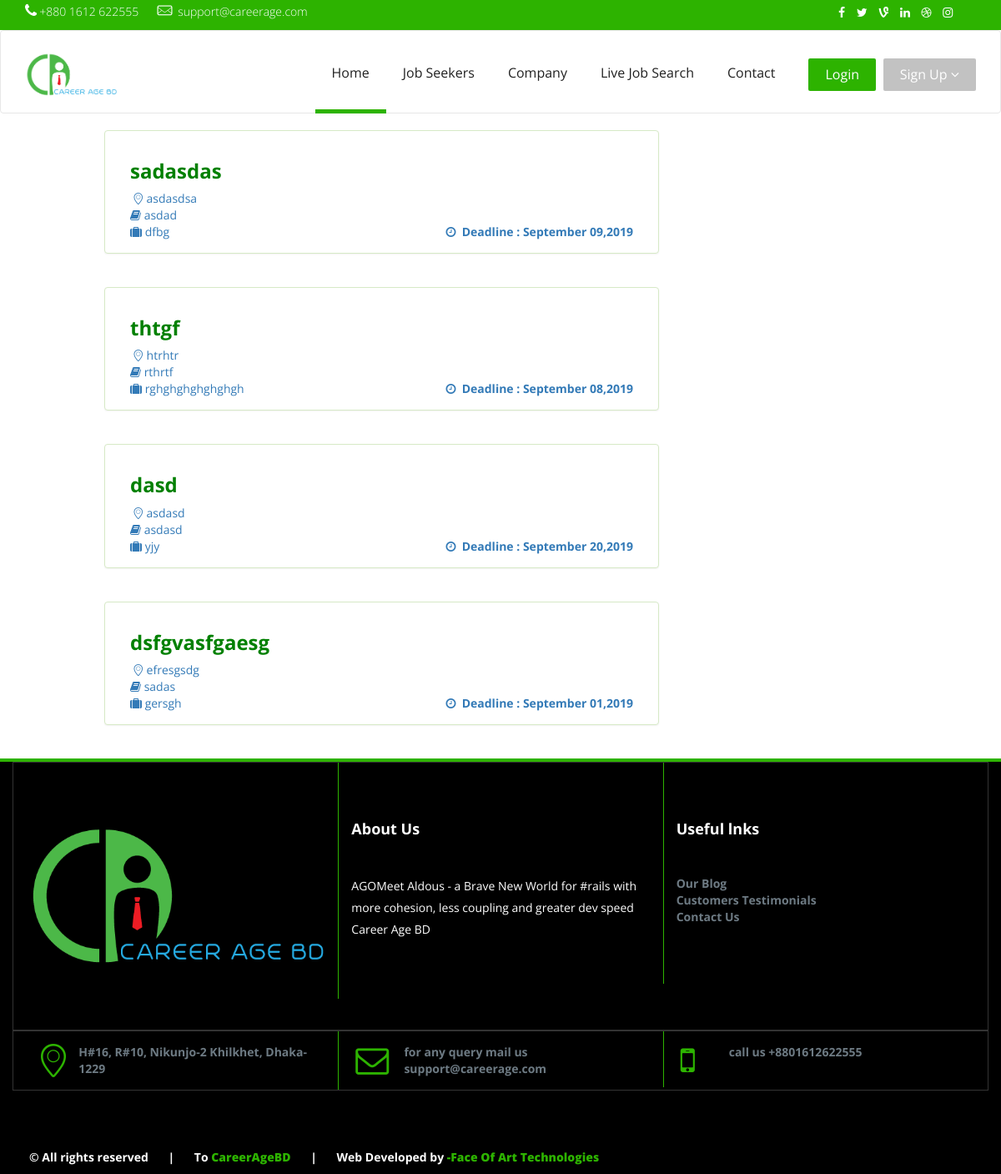
Screenshot of /index.php/welcome/search with the database file from the repository.
### tables this page shows
CREATE TABLE IF NOT EXISTS `job_general_info` (
  `id` int(20) NOT NULL,
  `emp_id` varchar(20) NOT NULL,
  `job_cat` varchar(255) NOT NULL,
  `job_sub_cat` varchar(255) NOT NULL,
  `deadline` varchar(255) NOT NULL,
  `status` varchar(255) NOT NULL,
  `title` varchar(255) NOT NULL,
  `division` varchar(255) NOT NULL,
  `location` varchar(255) NOT NULL,
  `vacancy` varchar(255) NOT NULL,
  `context` varchar(255) NOT NULL,
  `state` varchar(255) NOT NULL
);

CREATE TABLE IF NOT EXISTS `job_edu_info` (
  `id` int(11) NOT NULL,
  `job_id` varchar(255) NOT NULL,
  `emp_id` varchar(255) NOT NULL,
  `education` varchar(255) NOT NULL,
  `result` varchar(255) DEFAULT NULL,
  `description` varchar(255) DEFAULT NULL
);

CREATE TABLE IF NOT EXISTS `job_requirment_info` (
  `id` int(11) NOT NULL,
  `job_id` varchar(255) NOT NULL,
  `emp_id` varchar(255) NOT NULL,
  `responsibility` text NOT NULL,
  `skill` text NOT NULL,
  `requirment` text NOT NULL,
  `experience` varchar(255) NOT NULL
);

### application/controllers/Welcome.php (called while the page is built, shortened)
<?php
class Welcome extends CI_Controller {
  	public function __construct()
    {
		$this->load->model('Model_saveuser');
		$this->load->model('Model_employee');
		$this->load->model('Model_welcome');
		$this->load->library('pagination');
	}
	public function search()
	{
		$cat_id = $this->input->post("category");
		$string = $this->input->post("string");
		$division = $this->input->post("division");
		if($cat_id !='' && $string =='' && $division =='') {
			$data['joblist'] = $this->db->query("SELECT a.id,a.title,a.deadline,a.location,b.experience,c.education FROM job_general_info a LEFT JOIN job_requirment_info b ON(b.job_id=a.id) LEFT JOIN job_edu_info c ON(c.job_id=a.id) WHERE a.state=2 AND a.job_cat=$cat_id")->result();
			$data['cat'] = $this->db->query("SELECT category FROM job_category WHERE id=$cat_id")->row();
		}
		else if($string !='' && $cat_id=='' && $division =='') {
			$data['joblist'] = $this->db->query("SELECT a.id,a.title,a.deadline,a.location,b.experience,c.education FROM job_general_info a LEFT JOIN job_requirment_info b ON(b.job_id=a.id) LEFT JOIN job_edu_info c ON(c.job_id=a.id) WHERE a.state=2 AND a.title like '%$string%'")->result();
		}
		else if($string =='' && $cat_id=='' && $division !='') {
			$data['joblist'] = $this->db->query("SELECT a.id,a.title,a.deadline,a.location,b.experience,c.education FROM job_general_info a LEFT JOIN job_requirment_info b ON(b.job_id=a.id) LEFT JOIN job_edu_info c ON(c.job_id=a.id) WHERE a.state=2 AND a.division='$division'")->result();
		}
		else if($string =='' && $cat_id =='' && $division =='') {
			$data['joblist'] = $this->db->query("SELECT a.id,a.title,a.deadline,a.location,b.experience,c.education FROM job_general_info a LEFT JOIN job_requirment_info b ON(b.job_id=a.id) LEFT JOIN job_edu_info c ON(c.job_id=a.id) WHERE a.state=2")->result();
		}
		$this->load->view("search",$data);
	}
}

### index.php (called while the page is built, shortened)
<?php
require_once BASEPATH.'core/CodeIgniter.php';

### application/views/search.php (the view, shortened to what this page needs)
<!DOCTYPE html>
<html>
<head>
<?php include ('head.php'); ?>
</head>
<body>
<?php $page= 'home'; include ('header.php'); ?>
<div class="container">
<?php if($joblist && !empty($joblist)):
        foreach($joblist as $row):
          $job_id=$row->id;?>
        <a target="_blank" class="row" style="text-decoration: none;" href='<?php echo base_url("Welcome/job/".$job_id)?>'>
          <div class="col-sm-offset-1 col-md-7 panel panel-success bg">
          <div class="panel-body">
            <h3 style="color:green; text-decoration: none;"><b><?php echo $row->title?></b></h3>
            <b><i class="icon-location"></i></b><?php echo $row->location?><br>
            <b><i class="fa fa-book"></i></b>&nbsp;<?php echo $row->education?><br>
            <b><i class="fa fa-suitcase"></i></b>&nbsp;<?php echo $row->experience?>
            <?php $timestamp = strtotime($row->deadline);
                  $date = date('F d,Y', $timestamp);?>
            <b class="pull-right"><i class="fa fa-clock-o"></i>&nbsp; Deadline : <?php echo $date ?></b>
          </div>
        </div>
      </a>
    <?php endforeach;
      else:
       echo "<div style='margin-bottom: 100px;'><center><i style='font-size:50px;' class='fa fa-suitcase'></i><h2><b>No Job Available</h2></center></b></div>";
      endif;
    ?>
</div>
<?php include ('footer.php'); ?>
</body>
 </html>

### asset/style.css (style rules this page uses)
body { font-family: 'Open Sans', sans-serif; }

### rows the page displays
job_general_info: title "sadasdas", location "asdasdsa", job_edu_info.education "asdad", job_requirment_info.experience "dfbg", deadline "September 09,2019"
job_general_info: title "thtgf", location "htrhtr", job_edu_info.education "rthrtf", job_requirment_info.experience "rghghghghghghgh", deadline "September 08,2019"
job_general_info: title "dasd", location "asdasd", job_edu_info.education "asdasd", job_requirment_info.experience "yjy", deadline "September 20,2019"
job_general_info: title "dsfgvasfgaesg", location "efresgsdg", job_edu_info.education "sadas", job_requirment_info.experience "gersgh", deadline "September 01,2019"
